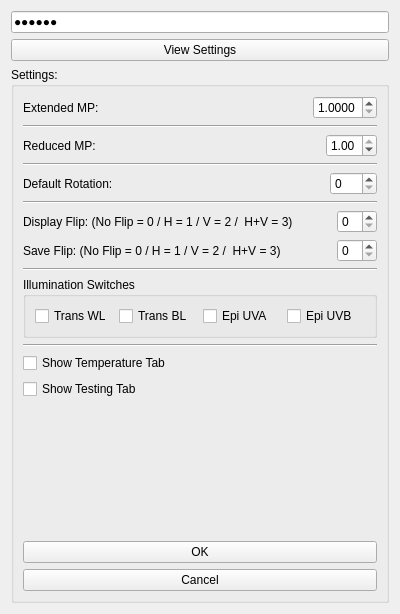
<?xml version="1.0" encoding="UTF-8"?>
<ui version="4.0">
 <class>FactorySettingsForm</class>
 <widget class="QWidget" name="FactorySettingsForm">
  <property name="geometry">
   <rect>
    <x>0</x>
    <y>0</y>
    <width>400</width>
    <height>614</height>
   </rect>
  </property>
  <property name="windowTitle">
   <string>Factory Settings</string>
  </property>
  <layout class="QVBoxLayout" name="verticalLayout_2">
   <item>
    <widget class="QLineEdit" name="lineFactory">
     <property name="text">
      <string>xxxxxx</string>
     </property>
     <property name="echoMode">
      <enum>QLineEdit::Password</enum>
     </property>
     <property name="placeholderText">
      <string>keyword</string>
     </property>
    </widget>
   </item>
   <item>
    <widget class="QPushButton" name="buttonFactoryPW">
     <property name="text">
      <string>View Settings</string>
     </property>
    </widget>
   </item>
   <item>
    <widget class="QGroupBox" name="groupBox">
     <property name="title">
      <string>Settings:</string>
     </property>
     <layout class="QVBoxLayout" name="verticalLayout_3">
      <item>
       <layout class="QHBoxLayout" name="horizontalLayout_3">
        <item>
         <widget class="QLabel" name="label">
          <property name="text">
           <string>Extended MP:</string>
          </property>
         </widget>
        </item>
        <item>
         <spacer name="horizontalSpacer">
          <property name="orientation">
           <enum>Qt::Horizontal</enum>
          </property>
          <property name="sizeHint" stdset="0">
           <size>
            <width>40</width>
            <height>20</height>
           </size>
          </property>
         </spacer>
        </item>
        <item>
         <widget class="QDoubleSpinBox" name="spinExtendedResolution">
          <property name="decimals">
           <number>4</number>
          </property>
          <property name="minimum">
           <double>1.000000000000000</double>
          </property>
          <property name="maximum">
           <double>4.000000000000000</double>
          </property>
          <property name="singleStep">
           <double>0.250000000000000</double>
          </property>
          <property name="value">
           <double>1.000000000000000</double>
          </property>
         </widget>
        </item>
       </layout>
      </item>
      <item>
       <widget class="Line" name="line_2">
        <property name="orientation">
         <enum>Qt::Horizontal</enum>
        </property>
       </widget>
      </item>
      <item>
       <layout class="QHBoxLayout" name="horizontalLayout_2">
        <item>
         <widget class="QLabel" name="label_3">
          <property name="text">
           <string>Reduced MP:</string>
          </property>
         </widget>
        </item>
        <item>
         <spacer name="horizontalSpacer_2">
          <property name="orientation">
           <enum>Qt::Horizontal</enum>
          </property>
          <property name="sizeHint" stdset="0">
           <size>
            <width>40</width>
            <height>20</height>
           </size>
          </property>
         </spacer>
        </item>
        <item>
         <widget class="QDoubleSpinBox" name="spinReducedResolution">
          <property name="decimals">
           <number>2</number>
          </property>
          <property name="minimum">
           <double>0.250000000000000</double>
          </property>
          <property name="maximum">
           <double>1.000000000000000</double>
          </property>
          <property name="singleStep">
           <double>0.250000000000000</double>
          </property>
          <property name="value">
           <double>1.000000000000000</double>
          </property>
         </widget>
        </item>
       </layout>
      </item>
      <item>
       <widget class="Line" name="line_4">
        <property name="orientation">
         <enum>Qt::Horizontal</enum>
        </property>
       </widget>
      </item>
      <item>
       <layout class="QHBoxLayout" name="horizontalLayout">
        <item>
         <widget class="QLabel" name="label_2">
          <property name="text">
           <string>Default Rotation:</string>
          </property>
         </widget>
        </item>
        <item>
         <spacer name="horizontalSpacer_3">
          <property name="orientation">
           <enum>Qt::Horizontal</enum>
          </property>
          <property name="sizeHint" stdset="0">
           <size>
            <width>40</width>
            <height>20</height>
           </size>
          </property>
         </spacer>
        </item>
        <item>
         <widget class="QSpinBox" name="spinDefaultRotation">
          <property name="maximum">
           <number>270</number>
          </property>
          <property name="singleStep">
           <number>90</number>
          </property>
         </widget>
        </item>
       </layout>
      </item>
      <item>
       <widget class="Line" name="line">
        <property name="orientation">
         <enum>Qt::Horizontal</enum>
        </property>
       </widget>
      </item>
      <item>
       <layout class="QHBoxLayout" name="horizontalLayout_7">
        <item>
         <widget class="QLabel" name="label_5">
          <property name="text">
           <string>Display Flip: (No Flip = 0 / H = 1 / V = 2 /  H+V = 3)</string>
          </property>
         </widget>
        </item>
        <item>
         <spacer name="horizontalSpacer_5">
          <property name="orientation">
           <enum>Qt::Horizontal</enum>
          </property>
          <property name="sizeHint" stdset="0">
           <size>
            <width>40</width>
            <height>20</height>
           </size>
          </property>
         </spacer>
        </item>
        <item>
         <widget class="QSpinBox" name="spinDisplayFlip">
          <property name="minimumSize">
           <size>
            <width>40</width>
            <height>0</height>
           </size>
          </property>
          <property name="minimum">
           <number>0</number>
          </property>
          <property name="maximum">
           <number>3</number>
          </property>
         </widget>
        </item>
       </layout>
      </item>
      <item>
       <layout class="QHBoxLayout" name="horizontalLayout_6">
        <item>
         <widget class="QLabel" name="label_6">
          <property name="text">
           <string>Save Flip: (No Flip = 0 / H = 1 / V = 2 /  H+V = 3)</string>
          </property>
         </widget>
        </item>
        <item>
         <spacer name="horizontalSpacer_6">
          <property name="orientation">
           <enum>Qt::Horizontal</enum>
          </property>
          <property name="sizeHint" stdset="0">
           <size>
            <width>40</width>
            <height>20</height>
           </size>
          </property>
         </spacer>
        </item>
        <item>
         <widget class="QSpinBox" name="spinSaveFlip">
          <property name="minimumSize">
           <size>
            <width>40</width>
            <height>0</height>
           </size>
          </property>
          <property name="minimum">
           <number>0</number>
          </property>
          <property name="maximum">
           <number>3</number>
          </property>
         </widget>
        </item>
       </layout>
      </item>
      <item>
       <widget class="Line" name="line_5">
        <property name="orientation">
         <enum>Qt::Horizontal</enum>
        </property>
       </widget>
      </item>
      <item>
       <widget class="QGroupBox" name="groupBox_2">
        <property name="title">
         <string>Illumination Switches</string>
        </property>
        <layout class="QVBoxLayout" name="verticalLayout">
         <item>
          <layout class="QHBoxLayout" name="horizontalLayout_4">
           <item>
            <widget class="QCheckBox" name="checkTransWL">
             <property name="text">
              <string>Trans WL</string>
             </property>
            </widget>
           </item>
           <item>
            <widget class="QCheckBox" name="checkTransBL">
             <property name="text">
              <string>Trans BL</string>
             </property>
            </widget>
           </item>
           <item>
            <widget class="QCheckBox" name="checkEpiUVA">
             <property name="text">
              <string>Epi UVA</string>
             </property>
            </widget>
           </item>
           <item>
            <widget class="QCheckBox" name="checkEpiUVB">
             <property name="text">
              <string>Epi UVB</string>
             </property>
            </widget>
           </item>
          </layout>
         </item>
        </layout>
       </widget>
      </item>
      <item>
       <widget class="Line" name="line_3">
        <property name="orientation">
         <enum>Qt::Horizontal</enum>
        </property>
       </widget>
      </item>
      <item>
       <layout class="QHBoxLayout" name="horizontalLayout_5">
        <item>
         <widget class="QCheckBox" name="checkTemperatureTab">
          <property name="text">
           <string>Show Temperature Tab</string>
          </property>
         </widget>
        </item>
       </layout>
      </item>
      <item>
       <layout class="QHBoxLayout" name="horizontalLayout_8">
        <item>
         <widget class="QCheckBox" name="checkTestingTab">
          <property name="text">
           <string>Show Testing Tab</string>
          </property>
         </widget>
        </item>
       </layout>
      </item>
      <item>
       <spacer name="verticalSpacer">
        <property name="orientation">
         <enum>Qt::Vertical</enum>
        </property>
        <property name="sizeHint" stdset="0">
         <size>
          <width>20</width>
          <height>161</height>
         </size>
        </property>
       </spacer>
      </item>
      <item>
       <widget class="QPushButton" name="buttonFactOK">
        <property name="text">
         <string>OK</string>
        </property>
       </widget>
      </item>
      <item>
       <widget class="QPushButton" name="buttonFactCancel">
        <property name="text">
         <string>Cancel</string>
        </property>
       </widget>
      </item>
     </layout>
    </widget>
   </item>
  </layout>
 </widget>
 <resources/>
 <connections/>
</ui>
